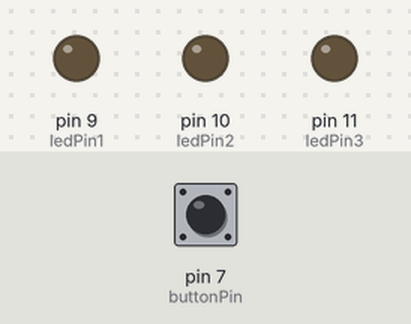
The sketch below on a simulated Arduino Uno, built with avr-gcc and run on an emulated ATmega328P. Shown: output pins drawn as LEDs (lit = HIGH). Dashed ring = blinking. The inputs (shaded band) are chosen by the test bench; at power-on: pin 7 (buttonPin) LOW.

Above: at 1.2 s.
1.3 s: pin 7 (buttonPin) pulled HIGH for 1 s
At 3.0 s:
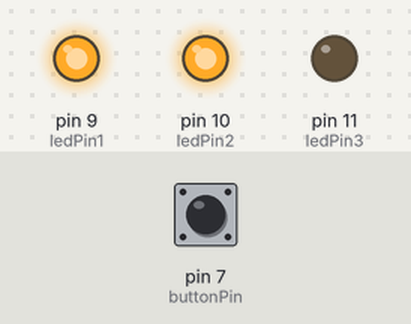
4.3 s: pin 7 (buttonPin) pulled HIGH for 0.15 s
At 5.6 s:
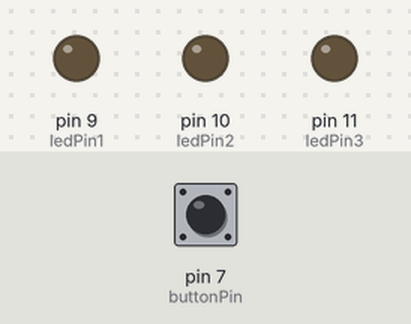
5.9 s: pin 7 (buttonPin) pulled HIGH for 3.2 s
At 6.15 s:
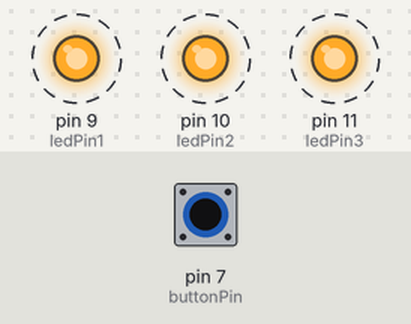
Timing chart, 0 to 10.5 s (numbered marks = the images above; inputs shaded):
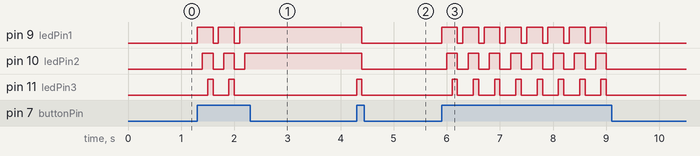

The sketch:

trabalho.ino
```cpp
int buttonPin = 7;
int ledPin2 = 10;
int ledPin1 = 9;
int ledPin3 = 11;
int contador = 0;
int estadoButton = 0;

void setup(){
  pinMode (ledPin1, OUTPUT);
  pinMode (ledPin2, OUTPUT);
  pinMode (ledPin3, OUTPUT);
  pinMode (buttonPin, INPUT);

}

void loop(){

  estadoButton = digitalRead(buttonPin);
  if(contador == 0 and estadoButton == HIGH){
    estadoButton = LOW;
    digitalWrite(ledPin1, HIGH);
    delay(100);
    contador += 1;

 }

  if(contador == 1 and estadoButton == HIGH){
    estadoButton = LOW;
    digitalWrite(ledPin2, HIGH);
    delay(100);
    contador += 1;

  }

  if(contador == 2 and estadoButton == HIGH){
    estadoButton = LOW;
    digitalWrite(ledPin3, HIGH);
    delay(100);
    contador += 1;

  }

  if(contador == 3 and estadoButton == HIGH){
    contador = 0;
    digitalWrite(ledPin1, LOW);
    digitalWrite(ledPin2, LOW);
    digitalWrite(ledPin3, LOW);
    delay(100);
  }


}
```

Measured:
- after the input at 1.3 s, pin 9 (ledPin1): alternates HIGH for 0.30 s and LOW for 0.10 s, 5 changes in all, then stays HIGH, starting at once; pin 10 (ledPin2): alternates HIGH for 0.20 s and LOW for 0.20 s, 5 changes in all, then stays HIGH, starting after 0.10 s
- after the input at 4.3 s, pin 9 (ledPin1), pin 10 (ledPin2): HIGH → LOW after 0.10 s; pin 11 (ledPin3): LOW → HIGH at once, → LOW 0.10 s later
- after the input at 5.9 s, pin 9 (ledPin1): alternates HIGH for 0.30 s and LOW for 0.10 s, 16 changes in all, then stays LOW, starting at once; pin 10 (ledPin2): alternates HIGH for 0.20 s and LOW for 0.20 s, 16 changes in all, then stays LOW, starting after 0.10 s
